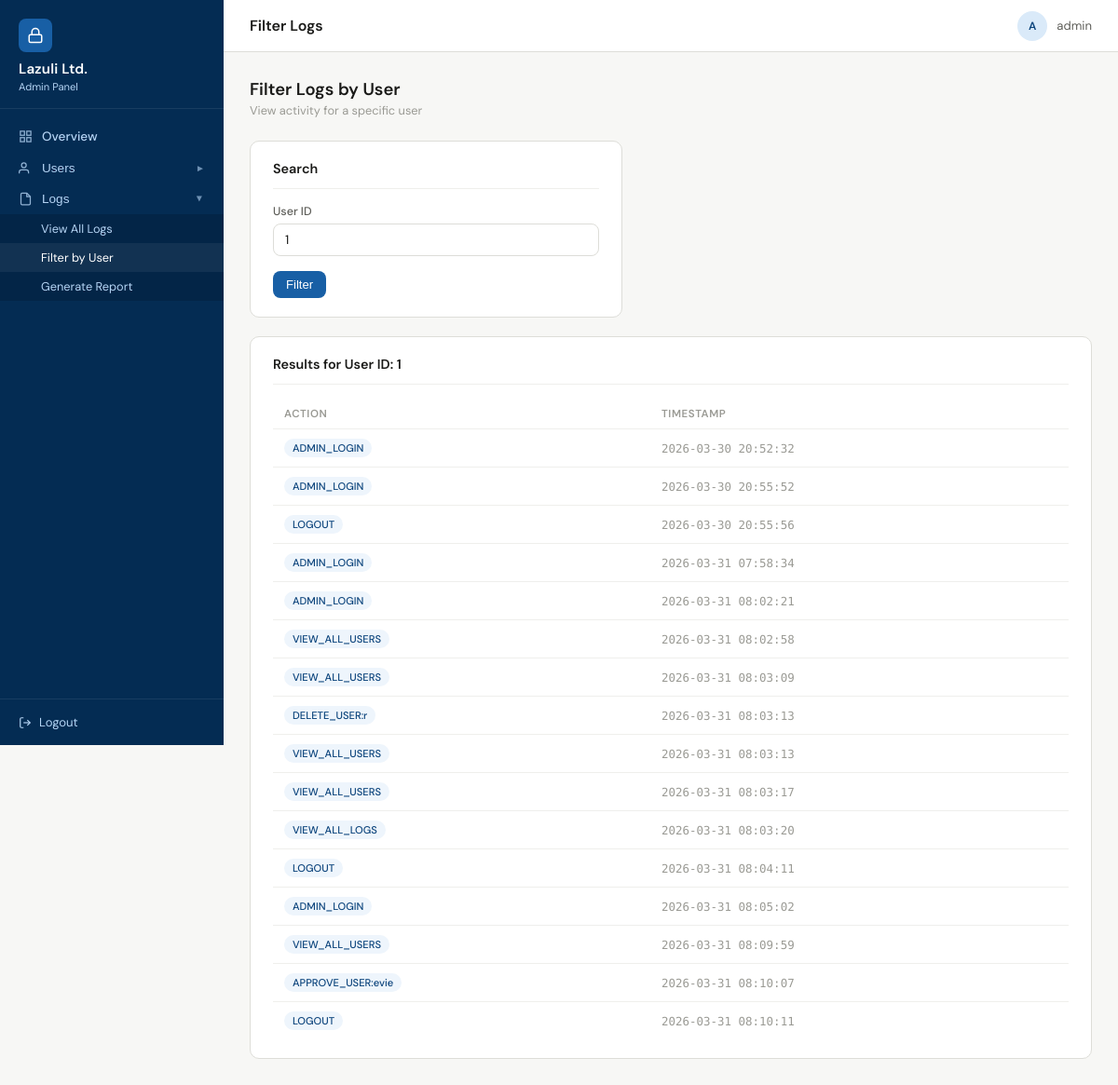
/admin/logs/filter?user_id=1 (signed in), run on the app's committed database.
### tables this page shows
CREATE TABLE logs (
    id INTEGER PRIMARY KEY AUTOINCREMENT,
    user_id INTEGER,
    action TEXT,
    timestamp DATETIME DEFAULT CURRENT_TIMESTAMP,
    FOREIGN KEY(user_id) REFERENCES users(id)
);

### app.py (the view)
@app.route("/admin/logs/filter")
@login_required("admin")
def admin_logs_filter():
    user_id = request.args.get("user_id", "").strip()
    logs = get_logs_by_user(user_id) if user_id else None
    return render_template("admin_logs.html", username=session["username"],
                           logs=logs, active_tab="filter", page_title="Filter Logs",
                           query_user_id=user_id)

### Modules/database.py (called while the page is built)
def get_logs_by_user(user_id):
    conn = sqlite3.connect(DB_PATH)
    cursor = conn.cursor()
    cursor.execute(
        "SELECT action, timestamp FROM logs WHERE user_id = ?",
        (user_id,)
    )
    logs = cursor.fetchall()
    conn.close()
    return logs

### app.py (called while the page is built)
def login_required(role=None):
    def decorator(f):
        @wraps(f)
        def wrapper(*args, **kwargs):
            if "user_id" not in session:
                return redirect(url_for("login"))
            if role and session.get("role") != role:
                flash("Access denied.", "danger")
                return redirect(url_for("login"))
            return f(*args, **kwargs)
        return wrapper
    return decorator

### Templates/admin_logs.html (shortened to what this page needs)
<!DOCTYPE html>
<html lang="en">
<head>
  <link rel="stylesheet" href="{{ url_for('static', filename='css/dashboard.css') }}">
</head>
<body>
<aside class="sidebar">
  <div class="sidebar-brand">
    <div class="brand-icon"><svg width="18" height="18" viewBox="0 0 24 24" fill="none" stroke="#fff" stroke-width="2" stroke-linecap="round" stroke-linejoin="round"><rect x="3" y="11" width="18" height="11" rx="2"/><path d="M7 11V7a5 5 0 0 1 10 0v4"/></svg></div>
    <h2>Lazuli Ltd.</h2><p>Admin Panel</p>
  </div>
  <nav class="sidebar-nav">
    <div class="nav-item"><a class="nav-link" href="{{ url_for('admin_home') }}"><svg width="15" height="15" viewBox="0 0 24 24" fill="none" stroke="currentColor" stroke-width="2"><rect x="3" y="3" width="7" height="7"/><rect x="14" y="3" width="7" height="7"/><rect x="3" y="14" width="7" height="7"/><rect x="14" y="14" width="7" height="7"/></svg>Overview</a></div>
    <div class="nav-item">
      <button class="nav-link" data-toggle="users"><svg width="15" height="15" viewBox="0 0 24 24" fill="none" stroke="currentColor" stroke-width="2"><path d="M17 21v-2a4 4 0 0 0-4-4H5a4 4 0 0 0-4 4v2"/><circle cx="9" cy="7" r="4"/></svg>Users<span class="arrow">&#9658;</span></button>
    </div>
    <div class="nav-item open">
      <button class="nav-link" data-toggle="logs"><svg width="15" height="15" viewBox="0 0 24 24" fill="none" stroke="currentColor" stroke-width="2"><path d="M14 2H6a2 2 0 0 0-2 2v16a2 2 0 0 0 2 2h12a2 2 0 0 0 2-2V8z"/><polyline points="14 2 14 8 20 8"/></svg>Logs<span class="arrow">&#9658;</span></button>
      <div class="nav-dropdown">
        <a href="{{ url_for('admin_logs') }}" class="{{ 'active' if active_tab == 'all' }}">View All Logs</a>
        <a href="{{ url_for('admin_logs_filter') }}" class="{{ 'active' if active_tab == 'filter' }}">Filter by User</a>
        <a href="{{ url_for('admin_logs_report') }}" class="{{ 'active' if active_tab == 'report' }}">Generate Report</a>
      </div>
    </div>
  </nav>
  <div class="sidebar-footer"><a href="{{ url_for('logout') }}"><svg width="14" height="14" viewBox="0 0 24 24" fill="none" stroke="currentColor" stroke-width="2"><path d="M9 21H5a2 2 0 0 1-2-2V5a2 2 0 0 1 2-2h4"/><polyline points="16 17 21 12 16 7"/><line x1="21" y1="12" x2="9" y2="12"/></svg>Logout</a></div>
</aside>
<div class="main">
  <div class="topbar">
    <span class="topbar-title">{{ page_title }}</span>
    <div class="topbar-user"><div class="avatar">{{ username[0].upper() }}</div>{{ username }}</div>
  </div>
  <div class="content">
    {% if active_tab == 'all' %}
    <div class="page-header">
      <div><h2>All System Logs</h2><p>Complete audit trail of system activity</p></div>
    </div>
    <div class="section-card">
      {% if logs %}
      <table class="data-table">
        <thead><tr><th>Log ID</th><th>User ID</th><th>Action</th><th>Timestamp</th></tr></thead>
        <tbody>
          {% for log in logs %}
          <tr>
            <td style="color:var(--gray-400);">{{ log[0] }}</td>
            <td>{{ log[1] }}</td>
            <td><span class="badge badge-blue">{{ log[2] }}</span></td>
            <td style="color:var(--gray-400); font-size:0.78rem; font-family: 'DM Mono', monospace;">{{ log[3] }}</td>
          </tr>
          {% endfor %}
        </tbody>
      </table>
      {% else %}
        <div class="empty-state">No logs found.</div>
      {% endif %}
    </div>
    {% elif active_tab == 'filter' %}
    <div class="page-header">
      <div><h2>Filter Logs by User</h2><p>View activity for a specific user</p></div>
    </div>
    <div class="section-card" style="max-width:400px; margin-bottom:1.25rem;">
      <h3>Search</h3>
      <form method="GET" action="{{ url_for('admin_logs_filter') }}">
        <div class="form-group">
          <label>User ID</label>
          <input type="text" name="user_id" class="form-control" placeholder="Enter user ID" value="{{ query_user_id or '' }}"/>
        </div>
        <button type="submit" class="btn btn-primary">Filter</button>
      </form>
    </div>
    {% if logs is not none %}
    <div class="section-card">
      <h3>Results {% if query_user_id %}for User ID: {{ query_user_id }}{% endif %}</h3>
      {% if logs %}
      <table class="data-table">
        <thead><tr><th>Action</th><th>Timestamp</th></tr></thead>
        <tbody>
          {% for log in logs %}
          <tr>
            <td><span class="badge badge-blue">{{ log[0] }}</span></td>
            <td style="color:var(--gray-400); font-size:0.78rem; font-family:'DM Mono',monospace;">{{ log[1] }}</td>
          </tr>
          {% endfor %}
        </tbody>
      </table>
      {% else %}
        <div class="empty-state">No logs found for this user.</div>
      {% endif %}
    </div>
    {% endif %}
    {% endif %}
  </div>
</div>
</body>
</html>

### data on the page
logs: action "ADMIN_LOGIN", timestamp "2026-03-30 20:52:32"
logs: action "ADMIN_LOGIN", timestamp "2026-03-30 20:55:52"
logs: action "LOGOUT", timestamp "2026-03-30 20:55:56"
logs: action "ADMIN_LOGIN", timestamp "2026-03-31 07:58:34"
logs: action "ADMIN_LOGIN", timestamp "2026-03-31 08:02:21"
logs: action "VIEW_ALL_USERS", timestamp "2026-03-31 08:02:58"
logs: action "VIEW_ALL_USERS", timestamp "2026-03-31 08:03:09"
logs: action "DELETE_USER:r", timestamp "2026-03-31 08:03:13"
logs: action "VIEW_ALL_USERS", timestamp "2026-03-31 08:03:13"
logs: action "VIEW_ALL_USERS", timestamp "2026-03-31 08:03:17"
logs: action "VIEW_ALL_LOGS", timestamp "2026-03-31 08:03:20"
logs: action "LOGOUT", timestamp "2026-03-31 08:04:11"
logs: action "ADMIN_LOGIN", timestamp "2026-03-31 08:05:02"
logs: action "VIEW_ALL_USERS", timestamp "2026-03-31 08:09:59"
logs: action "APPROVE_USER:evie", timestamp "2026-03-31 08:10:07"
logs: action "LOGOUT", timestamp "2026-03-31 08:10:11"

### other printed values
{{ page_title }} "Filter Logs"
{{ username[0].upper() }} "A"
{{ username }} "admin"
{{ query_user_id }} "1"
